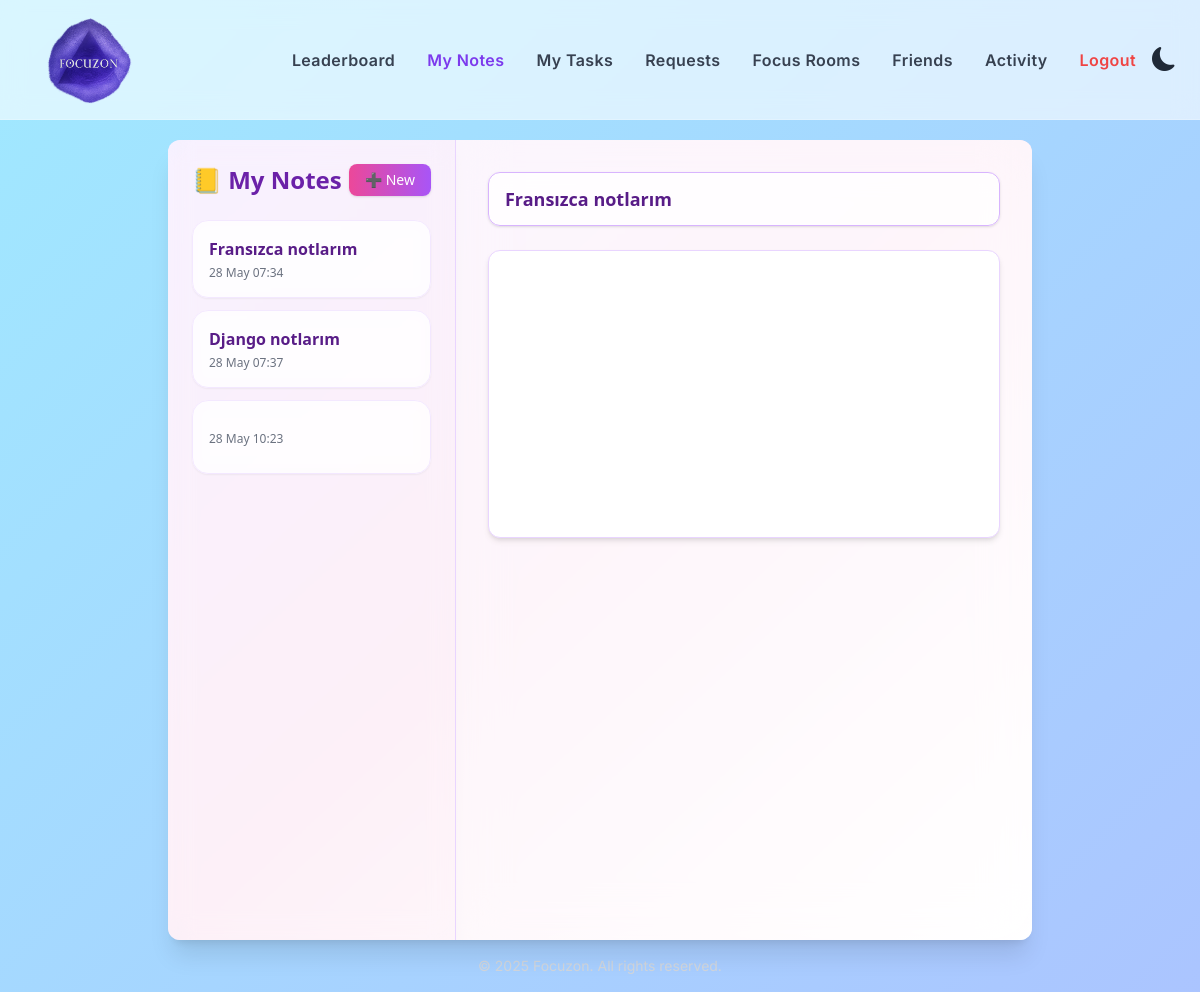
/notes/ (signed in), run on the app's committed database.
### notes/models.py (models this page shows, shortened)
class Note(models.Model):
    user = models.ForeignKey(settings.AUTH_USER_MODEL, on_delete=models.CASCADE)
    title = models.CharField(max_length=255)
    content = models.TextField()
    created_at = models.DateTimeField(auto_now_add=True)
    updated_at = models.DateTimeField(auto_now=True)

### notes/views.py (the view)
# urls.py: path('', views.note_list, name='note_list'),
@login_required
def note_list(request):
    notes = Note.objects.filter(user=request.user)
    note_id = request.GET.get('note_id')
    selected_note = get_object_or_404(Note, id=note_id, user=request.user) if note_id else notes.first()
    return render(request, 'notes/note_list.html', {'notes': notes, 'selected_note': selected_note})

### notes/templates/notes/note_list.html (shortened to what this page needs)
{% extends "base.html" %}
{% block content %}
<div class="flex h-screen font-sans bg-gradient-to-br from-purple-100 via-pink-100 to-white dark:from-gray-950 dark:via-gray-900 dark:to-gray-950 rounded-xl shadow-xl overflow-hidden">
  <div id="sidebar" class="w-1/3 p-6 overflow-y-auto bg-white/40 dark:bg-white/10 backdrop-blur-md border-r border-purple-200 dark:border-gray-700 shadow-lg">
    <div class="flex justify-between items-center mb-6">
      <h2 class="text-2xl font-bold text-purple-800 dark:text-pink-200">📒 My Notes</h2>
      <a href="{% url 'notes:create_note' %}"
         class="bg-gradient-to-r from-pink-500 to-purple-500 hover:from-pink-600 hover:to-purple-600 text-white px-4 py-1.5 rounded-lg text-sm shadow transition">
         ➕ New
      </a>
    </div>
    <ul>
 {% for note in notes %}
  <li>
    <div class="note-item relative p-4 mb-3 rounded-2xl bg-white/70 dark:bg-white/5 backdrop-blur shadow-sm border border-purple-100 dark:border-white/10 flex items-center justify-between group">
      <div class="flex-1 cursor-pointer" onclick="window.location.href='{% url 'notes:note_list' %}?note_id={{ note.id }}'">
        <div class="font-semibold text-purple-900 dark:text-white">
          {{ note.title|truncatechars:25 }}
        </div>
        <div class="text-xs text-gray-500 dark:text-gray-400 mt-1">
          {{ note.updated_at|date:"d M H:i" }}
        </div>
      </div>
      <form method="POST"
            action="{% url 'notes:delete_note' note.id %}"
            onsubmit="return confirm('Delete this note?');"
            class="ml-3 z-10">
      </form>
    </div>
  </li>
{% endfor %}
    </ul>
  </div>
  <div class="flex-1 p-8 overflow-y-auto bg-white/60 dark:bg-gray-950 backdrop-blur-xl">
    <form id="note-form" method="POST">
      <input type="text" id="note-title"
             class="w-full mb-6 px-4 py-3 rounded-xl border border-purple-300 dark:border-gray-600 bg-white/80 dark:bg-gray-800 text-purple-900 dark:text-white text-lg font-semibold shadow"
             value="{{ selected_note.title }}"
             placeholder="Title...">
      <div id="editor"
           class="h-72 mb-6 rounded-xl border border-purple-200 dark:border-gray-600 p-4 bg-white dark:bg-gray-800 text-black dark:text-white shadow-md">
      </div>
    </form>
  </div>
</div>
<link href="https://cdn.quilljs.com/1.3.6/quill.snow.css" rel="stylesheet">
<link rel="stylesheet" href="https://cdn.jsdelivr.net/npm/bootstrap-icons@1.10.5/font/bootstrap-icons.css">
{% endblock %}

### static/css/styles.css (style rules this page uses)
:root { --bg-color: #fff9f9; --text-color: #1f1f1f; --card-bg: #fefefe; --accent-color: #f6c6e8; --gradient-bg: linear-gradient(135deg, #fbeaff, #b4f8c8, #f8f6a1, #bde0fe); }
body { font-family: 'Sora', sans-serif; margin: 0; padding: 0; min-height: 100vh; background: linear-gradient(135deg, #d9c2f3, #b4b5f9, #b0e0f3); background-attachment: fixed; background-size: 400% 400%; animation: gradientShift 15s ease infinite; color: #333; background-color: var(--bg-color); color: var(--text-color); transition: background-color 0.3s ease, color 0.3s ease; overflow: hidden; overflow-y: auto; }
body { background-size: 400% 400%; animation: gradientShift 15s ease infinite; }
body[data-theme="light"] { background-image: linear-gradient(-45deg, #ffc0cb, #b6a0ff, #a0e9ff); }
html { overflow-y: scroll; }

### accounts/templates/base.html (style rules this page uses)
body { font-family: 'Inter', sans-serif; }

### data on the page
Note: title "Fransızca notlarım", updated_at "28 May 07:34"
Note: title "Django notlarım", updated_at "28 May 07:37"
Note: updated_at "28 May 10:23"
